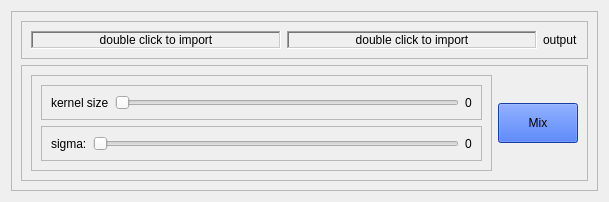
      <widget class="QWidget" name="tab_2">
       <attribute name="title">
        <string>Tab 2</string>
       </attribute>
       <layout class="QHBoxLayout" name="horizontalLayout_6">
        <item>
         <widget class="QFrame" name="frame_7">
          <property name="frameShape">
           <enum>QFrame::StyledPanel</enum>
          </property>
          <property name="frameShadow">
           <enum>QFrame::Raised</enum>
          </property>
          <layout class="QVBoxLayout" name="verticalLayout_9">
           <item>
            <widget class="QFrame" name="frame_9">
             <property name="frameShape">
              <enum>QFrame::StyledPanel</enum>
             </property>
             <property name="frameShadow">
              <enum>QFrame::Raised</enum>
             </property>
             <layout class="QHBoxLayout" name="horizontalLayout_10">
              <item>
               <widget class="QLabel" name="image1_mix">
                <property name="minimumSize">
                 <size>
                  <width>250</width>
                  <height>0</height>
                 </size>
                </property>
                <property name="maximumSize">
                 <size>
                  <width>250</width>
                  <height>300</height>
                 </size>
                </property>
                <property name="frameShape">
                 <enum>QFrame::WinPanel</enum>
                </property>
                <property name="frameShadow">
                 <enum>QFrame::Sunken</enum>
                </property>
                <property name="text">
                 <string>double click to import</string>
                </property>
                <property name="scaledContents">
                 <bool>true</bool>
                </property>
                <property name="alignment">
                 <set>Qt::AlignCenter</set>
                </property>
               </widget>
              </item>
              <item>
               <widget class="QLabel" name="image2_mix">
                <property name="minimumSize">
                 <size>
                  <width>250</width>
                  <height>0</height>
                 </size>
                </property>
                <property name="maximumSize">
                 <size>
                  <width>250</width>
                  <height>300</height>
                 </size>
                </property>
                <property name="frameShape">
                 <enum>QFrame::WinPanel</enum>
                </property>
                <property name="frameShadow">
                 <enum>QFrame::Sunken</enum>
                </property>
                <property name="text">
                 <string>double click to import</string>
                </property>
                <property name="scaledContents">
                 <bool>true</bool>
                </property>
                <property name="alignment">
                 <set>Qt::AlignCenter</set>
                </property>
               </widget>
              </item>
              <item>
               <widget class="QLabel" name="output_img_mix">
                <property name="maximumSize">
                 <size>
                  <width>250</width>
                  <height>300</height>
                 </size>
                </property>
                <property name="text">
                 <string>output</string>
                </property>
               </widget>
              </item>
             </layout>
            </widget>
           </item>
           <item>
            <widget class="QFrame" name="frame_22">
             <property name="maximumSize">
              <size>
               <width>16777215</width>
               <height>150</height>
              </size>
             </property>
             <property name="frameShape">
              <enum>QFrame::StyledPanel</enum>
             </property>
             <property name="frameShadow">
              <enum>QFrame::Raised</enum>
             </property>
             <layout class="QHBoxLayout" name="horizontalLayout_17">
              <item>
               <widget class="QFrame" name="frame_19">
                <property name="maximumSize">
                 <size>
                  <width>600</width>
                  <height>200</height>
                 </size>
                </property>
                <property name="frameShape">
                 <enum>QFrame::StyledPanel</enum>
                </property>
                <property name="frameShadow">
                 <enum>QFrame::Raised</enum>
                </property>
                <layout class="QVBoxLayout" name="verticalLayout_15">
                 <item>
                  <widget class="QFrame" name="frame_20">
                   <property name="frameShape">
                    <enum>QFrame::StyledPanel</enum>
                   </property>
                   <property name="frameShadow">
                    <enum>QFrame::Raised</enum>
                   </property>
                   <layout class="QHBoxLayout" name="horizontalLayout_15">
                    <item>
                     <widget class="QLabel" name="label_10">
                      <property name="text">
                       <string>kernel size</string>
                      </property>
                     </widget>
                    </item>
                    <item>
                     <widget class="QSlider" name="mixing_kenel_size_slider">
                      <property name="orientation">
                       <enum>Qt::Horizontal</enum>
                      </property>
                     </widget>
                    </item>
                    <item>
                     <widget class="QLabel" name="mixing_kenel_size_label">
                      <property name="text">
                       <string>0</string>
                      </property>
                     </widget>
                    </item>
                   </layout>
                  </widget>
                 </item>
                 <item>
                  <widget class="QFrame" name="frame_21">
                   <property name="frameShape">
                    <enum>QFrame::StyledPanel</enum>
                   </property>
                   <property name="frameShadow">
                    <enum>QFrame::Raised</enum>
                   </property>
                   <layout class="QHBoxLayout" name="horizontalLayout_16">
                    <item>
                     <widget class="QLabel" name="label_14">
                      <property name="text">
                       <string>sigma:</string>
                      </property>
                     </widget>
                    </item>
                    <item>
                     <widget class="QSlider" name="mixing_sigma_slider">
                      <property name="minimum">
                       <number>1</number>
                      </property>
                      <property name="maximum">
                       <number>5</number>
                      </property>
                      <property name="sliderPosition">
                       <number>1</number>
                      </property>
                      <property name="orientation">
                       <enum>Qt::Horizontal</enum>
                      </property>
                     </widget>
                    </item>
                    <item>
                     <widget class="QLabel" name="mixing_sensitivity_label">
                      <property name="text">
                       <string>0</string>
                      </property>
                     </widget>
                    </item>
                   </layout>
                  </widget>
                 </item>
                </layout>
               </widget>
              </item>
              <item>
               <widget class="QPushButton" name="mix_btn">
                <property name="minimumSize">
                 <size>
                  <width>0</width>
                  <height>40</height>
                 </size>
                </property>
                <property name="maximumSize">
                 <size>
                  <width>200</width>
                  <height>16777215</height>
                 </size>
                </property>
                <property name="styleSheet">
                 <string notr="true">background-color: rgb(31, 87, 231);
border-color: rgb(0, 0, 127);</string>
                </property>
                <property name="text">
                 <string>Mix</string>
                </property>
               </widget>
              </item>
             </layout>
            </widget>
           </item>
          </layout>
         </widget>
        </item>
       </layout>
      </widget>
